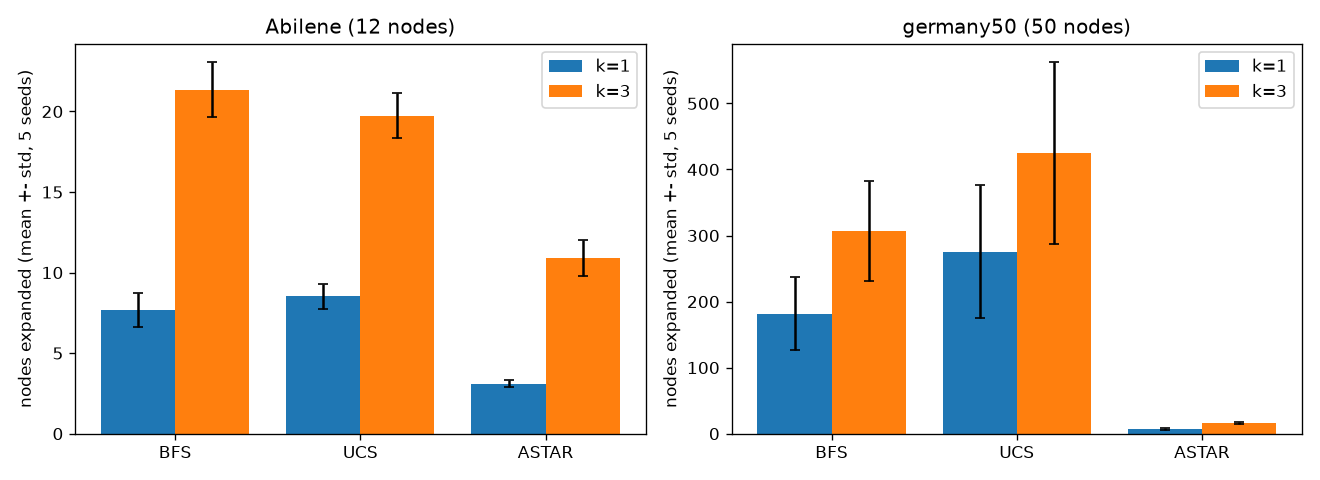

Source code (Python):
"""Experiment 1: BFS vs UCS vs A* on Abilene (12 nodes) and germany50 (50 nodes)."""
import itertools
import random
import numpy as np
import networkx as nx
import matplotlib
matplotlib.use("Agg")
import matplotlib.pyplot as plt
from search import build_graph, k_paths, haversine

METHODS = ("bfs", "ucs", "astar")
SEEDS = range(5)


def build_graph_gml(path):
    G = nx.read_gml(path, label="id")
    names = {n: d["label"] for n, d in G.nodes(data=True)}
    coords = {names[n]: (d["lat"], d["lon"]) for n, d in G.nodes(data=True)}
    assert len(coords) == G.number_of_nodes(), "duplicate city names"
    adj = {names[n]: [] for n in G.nodes}
    for u, v in G.edges():                        # undirected cable = 2 directed links
        w = haversine(coords[names[u]], coords[names[v]])
        adj[names[u]].append((names[v], w))
        adj[names[v]].append((names[u], w))
    return adj, coords


def to_nx(adj):
    G = nx.DiGraph()
    for u, nbrs in adj.items():
        for v, w in nbrs:
            G.add_edge(u, v, weight=w)
    return G


def validate(name, adj, coords, n_k3=150):
    G = to_nx(adj)
    pairs = list(itertools.permutations(list(adj), 2))
    bad_h = bad_c = 0
    for s, t in pairs:
        best = nx.shortest_path_length(G, s, t, weight="weight")
        if haversine(coords[s], coords[t]) > best + 1e-9:
            bad_h += 1
        for m in ("ucs", "astar"):
            found, _, _ = k_paths(adj, coords, s, t, k=1, method=m)
            if abs(found[0][0] - best) > 1e-6:
                bad_c += 1
    bad3 = 0
    sample = random.Random(0).sample(pairs, min(n_k3, len(pairs)))
    for s, t in sample:
        ref = []
        for p in nx.shortest_simple_paths(G, s, t, weight="weight"):
            ref.append(sum(G[a][b]["weight"] for a, b in zip(p, p[1:])))
            if len(ref) == 3:
                break
        for m in ("ucs", "astar"):
            costs = [c for c, _ in k_paths(adj, coords, s, t, k=3, method=m)[0]]
            if len(costs) != len(ref) or any(abs(a - b) > 1e-6 for a, b in zip(costs, ref)):
                bad3 += 1
    print(f"[{name}] heuristic overestimates: {bad_h}/{len(pairs)} pairs | "
          f"k=1 cost mismatches vs networkx: {bad_c} | "
          f"k=3 mismatches on {len(sample)} pairs: {bad3}")


def run(adj, coords, seed, n_pairs=30):
    rng = random.Random(seed)
    pairs = rng.sample(list(itertools.permutations(list(adj), 2)), n_pairs)
    res = {}
    for k in (1, 3):
        for m in METHODS:
            vals = []
            for s, t in pairs:
                found, e, g = k_paths(adj, coords, s, t, k=k, method=m)
                vals.append((e, g, found[0][0], len(found[0][1]) - 1))
            res[(k, m)] = np.mean(vals, axis=0)      # mean over the 30 pairs
    return res


if __name__ == "__main__":
    nets = {"Abilene (12 nodes)": build_graph(),
            "germany50 (50 nodes)": build_graph_gml("data/germany50.gml")}

    print("VALIDATION")
    for name, (adj, coords) in nets.items():
        validate(name, adj, coords)

    rows = {}
    for name, (adj, coords) in nets.items():
        per_seed = [run(adj, coords, s) for s in SEEDS]
        for k in (1, 3):
            for m in METHODS:
                arr = np.array([ps[(k, m)] for ps in per_seed])    # (5 seeds, 4 metrics)
                rows[(name, k, m)] = (arr.mean(axis=0), arr.std(axis=0))

    print("\nEXPERIMENT 1 (30 random pairs per seed, 5 seeds, mean +- std over seeds)")
    print(f"{'network':22s} {'k':>1} {'method':6s} {'expanded':>16s} {'generated':>16s} "
          f"{'1st path km':>14s} {'1st path hops':>14s}")
    for (name, k, m), (mu, sd) in rows.items():
        print(f"{name:22s} {k:>1} {m:6s} {mu[0]:>8.1f}+-{sd[0]:<6.1f} {mu[1]:>8.1f}+-{sd[1]:<6.1f} "
              f"{mu[2]:>8.1f}+-{sd[2]:<4.1f} {mu[3]:>8.2f}+-{sd[3]:<4.2f}")

    fig, axes = plt.subplots(1, 2, figsize=(11, 4))
    for ax, name in zip(axes, nets):
        for j, k in enumerate((1, 3)):
            mu = [rows[(name, k, m)][0][0] for m in METHODS]
            sd = [rows[(name, k, m)][1][0] for m in METHODS]
            ax.bar(np.arange(3) + 0.4 * j - 0.2, mu, 0.4, yerr=sd, capsize=3, label=f"k={k}")
        ax.set_xticks(range(3))
        ax.set_xticklabels([m.upper() for m in METHODS])
        ax.set_title(name)
        ax.set_ylabel("nodes expanded (mean +- std, 5 seeds)")
        ax.legend()
    plt.tight_layout()
    plt.savefig("exp1.png", dpi=120)
    print("\nsaved exp1.png")
